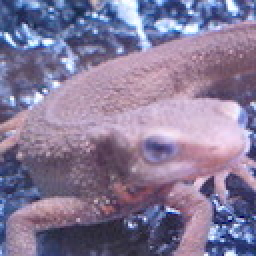
//> input picture OpenCV/data/imori.jpg, 128 x 128 px (shown 2 times larger)
$ ./80_gabor_feature_extraction   (built with g++ and OpenCV 4)
//> lines starting //> are read from the running program, lines starting //| are printed output that depends on the picture
### OpenCV/Presentation01/gaborLib.hpp
#ifndef GABOR_H
#define GABOR_H
#include <iostream>
#include <opencv2/core.hpp>

cv::Mat getGaborKernel(
            int K=11,
            double sigma=1.5, // 1.5
            double angle=0,
            double lamda=3, // 3
            double gamma=1.2, // 1.2
            double psi=0
        )
{
    /* Formula for Gabor Kernel */
    // x' = cosA * x + sinA * y
    // y' = -sinA * x + cosA * y
    // G(y, x) = exp(-(x'^2 + g^2 y'^2) / 2 s^2) * cos(2 pi x' / l + p)

    /* Kernel's size has to be odd */
    assert (K % 2 != 0);

    double gabor;
    int d = K/2; // distance from center of the kernel
    cv::Mat out = cv::Mat::zeros(K, K, CV_64F);

    for (int y = 0; y < K; y++){
        for (int x = 0; x < K; x++){

            double theta = (angle / 180) * CV_PI;
            int cx = x - d;
            int cy = y - d;
            double co = std::cos(theta);
            double si = std::sin(theta);
            // kernel x and kernel y
            double kx = co*cx + si*cy;
            double ky = -si*cx + co*cy;

            // compute for each pixel
            gabor = std::exp(-(kx*kx + gamma*gamma * ky*ky)/(2 * sigma*sigma))
                * std::cos(2 * CV_PI * kx/lamda + psi);
            out.at<double>(y, x) = gabor;
        }
    }

    return out;
}

// [0, 255] Normalization
// [19 lines left out: function getNormalizedKernel, not called in this run]

cv::Mat filter2D(cv::Mat img, cv::Mat kernel)
{
    int k_size = kernel.rows;
    int img_h = img.rows;
    int img_w = img.cols;

    // distance from center to its frame of the kernel
    int pad = k_size / 2;
    double val;

    cv::Mat result = cv::Mat::zeros(img_h, img_w, CV_64F);
    // loop through each pixel
    for (int y = 0; y < img_h; y++){
        for (int x = 0; x < img_w; x++){
            val = 0;
            // cp image block
            for (int py = -pad; py < pad+1; py++){
                for (int px = -pad; px < pad+1; px++){
                    if ((px + x >= 0)
                        && (py + y >= 0)
                        && (px + x < img_w)
                        && (py + y < img_h))
                    {
                        uchar imgPixel = img.at<uchar>(y+py, x+px);
                        val += kernel.at<double>(py+pad, px+pad) * imgPixel;
                    }
                }
            }
            /* std::cout << val << '\n'; */
            result.at<double>(y, x) = val;
        }
    }

    // Normalize [0, 255] and Prepare for output
    cv::Mat out = cv::Mat::zeros(img_h, img_w, CV_8UC1);

    double minVal, maxVal;
    cv::minMaxLoc(result, &minVal, &maxVal);

    double range = maxVal - minVal;
    double unit = range / 255;
    /* printf("range = %lf, unit = %lf\n", range, unit); */

    for (int y = 0; y < img_h; y++){
        for (int x = 0; x < img_w; x++){
            // get the computed value
            val = result.at<double>(y, x);
            uchar rval = (uchar)std::round((val - minVal)/unit);
            out.at<uchar>(y, x) = rval;
        }
    }

    return out;
}

// [33 lines left out: function getMinMaxFilter, not called in this run]
#endif

### OpenCV/Presentation01/80_gabor_feature_extraction.cpp
#include <iostream>
#include <cmath>
#include <opencv2/core.hpp>
#include <opencv2/highgui.hpp>
#include <opencv2/imgproc.hpp>
#include <queue>
#include "gaborLib.hpp"

int main()
{
    cv::Mat img = cv::imread("../data/imori.jpg", cv::IMREAD_GRAYSCALE);
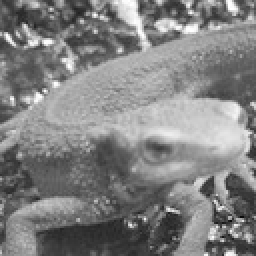
//> img: 128 rows x 128 cols, CV_8UC1 (shown 2 times larger); min 8, max 255, mean 129.1

    // getGaborKernel(ksize, sigma, angle, lambda, gamma, psi)
    int ksize = 11;
    double sigma = 1.5, angle = 0, lambda = 3, gamma = 1.2, psi = 0;

    std::vector<cv::Mat> gaborKernels;
    for (; angle <= 3*45; angle+=45){
        cv::Mat gbk = getGaborKernel(ksize, sigma, angle, lambda, gamma, psi);
        gaborKernels.push_back(gbk);
    }

    cv::Mat out = cv::Mat::zeros(img.rows, img.cols, CV_32F);
    double _, maxVal;
    for (auto gaborKernel : gaborKernels){
        out += filter2D(img, gaborKernel);
        cv::minMaxLoc(out, &_, &maxVal);
        out /= maxVal;
    }
//> this loop made 4 passes
//> maxVal on passes 1 to 4: 255, 255.6, 255.9, 255.5
//> pass 1, `out += filter2D(img, gaborKernel);`:
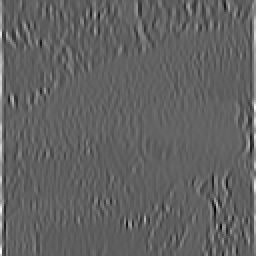
//> out: 128 rows x 128 cols, CV_32FC1 (shown 2 times larger); min 0, max 255, mean 97.9
//> pass 2, `out += filter2D(img, gaborKernel);`:
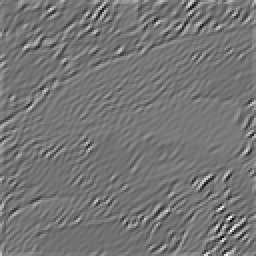
//> out: 128 rows x 128 cols, CV_32FC1 (shown 2 times larger); min 0.345, max 255.6, mean 118.9; drawn with min black and max white
//> after the loop:
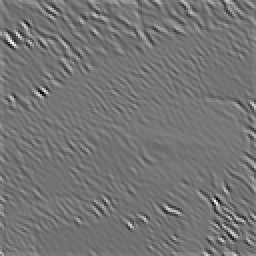
//> out: 128 rows x 128 cols, CV_32FC1 (shown 2 times larger); min 0.000943, max 1, mean 0.458
//> after the loop, maxVal = 255.5

    cv::imshow("out", out);
    // write output to disk
    /* cv::imwrite("Results/final_out.png", 255*out); */

    cv::waitKey(0);
    cv::destroyAllWindows();
    return 0;
}

$ run again, with OpenCV/data/eyes1.jpg copied over OpenCV/data/imori.jpg
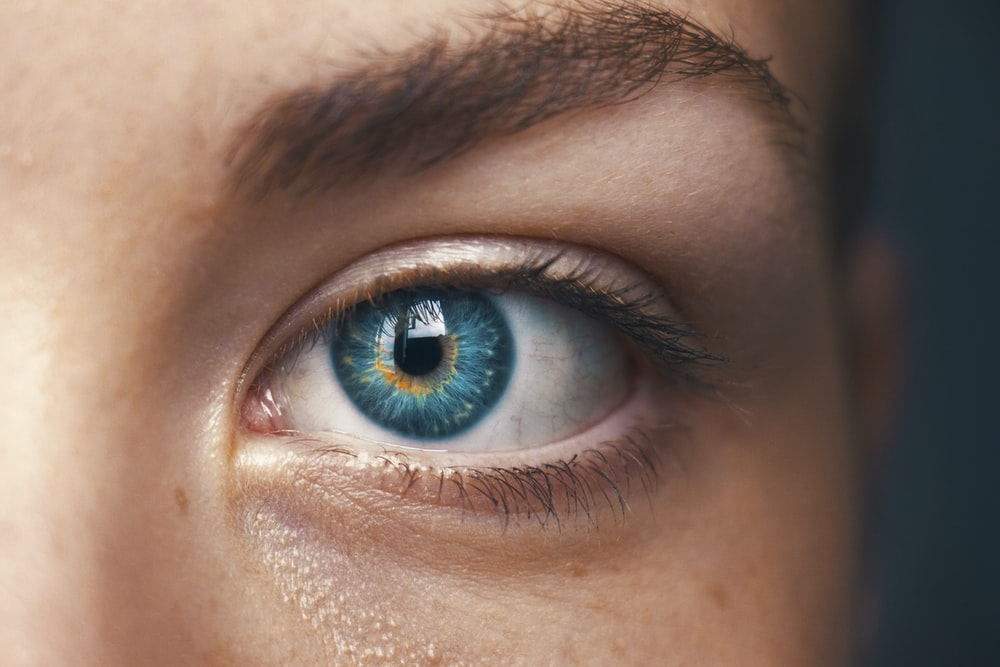
//> input picture OpenCV/data/eyes1.jpg, 1000 x 667 px
//> `cv::Mat img = cv::imread("../data/imori.jpg", cv::IMREAD_GRAYSCALE);`:
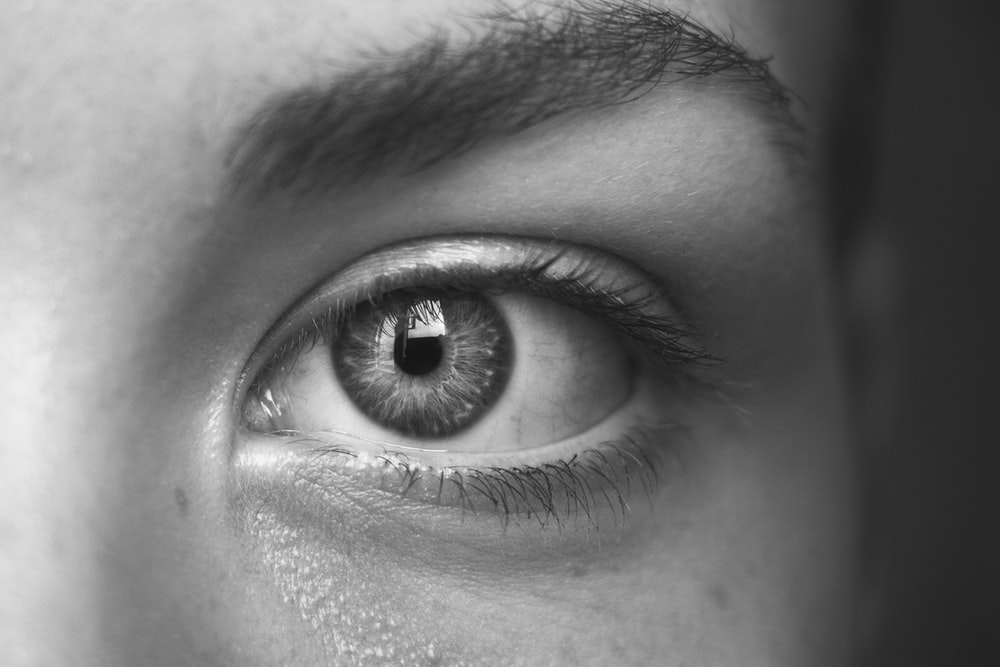
//> img: 667 rows x 1000 cols, CV_8UC1; min 16, max 255, mean 115.5
//> the loop `for (auto gaborKernel : gaborKernels)` made 4 passes
//> maxVal on passes 1 to 4: 255, 255.6, 255.6, 255.4
//> pass 2, `out += filter2D(img, gaborKernel);`:
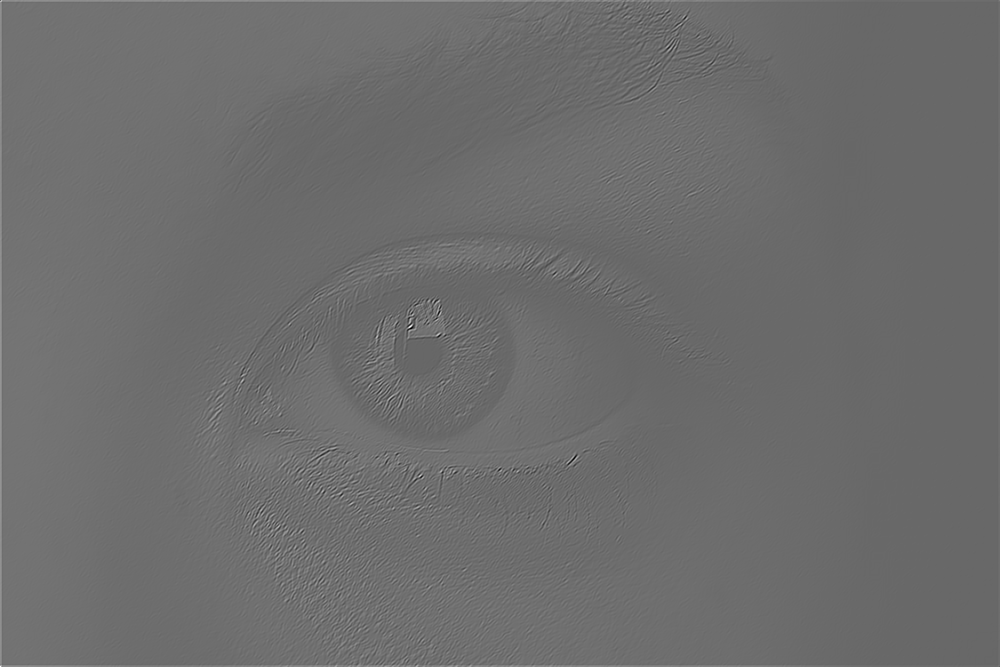
//> out: 667 rows x 1000 cols, CV_32FC1; min 0.498, max 255.6, mean 110.2; drawn with min black and max white
//> after the loop `for (auto gaborKernel : gaborKernels)`: maxVal = 255.4

$ run again, with OpenCV/data/eyes2.jpg copied over OpenCV/data/imori.jpg
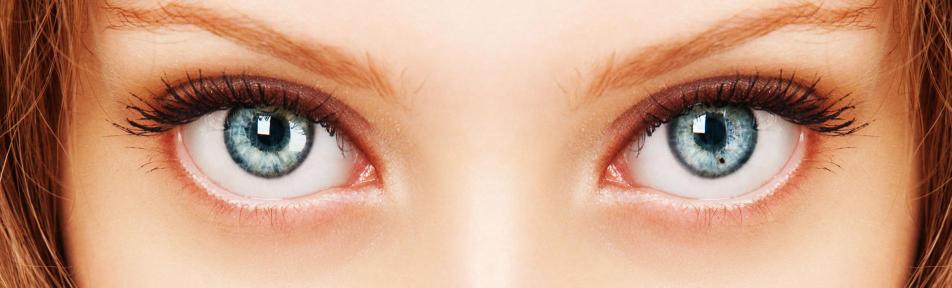
//> input picture OpenCV/data/eyes2.jpg, 1903 x 575 px (shown at 1/2 size)
//> the loop `for (auto gaborKernel : gaborKernels)` made 4 passes
//> maxVal on passes 1 to 4: 255, 255.7, 255.6, 255.5
//> pass 1, `out += filter2D(img, gaborKernel);`:
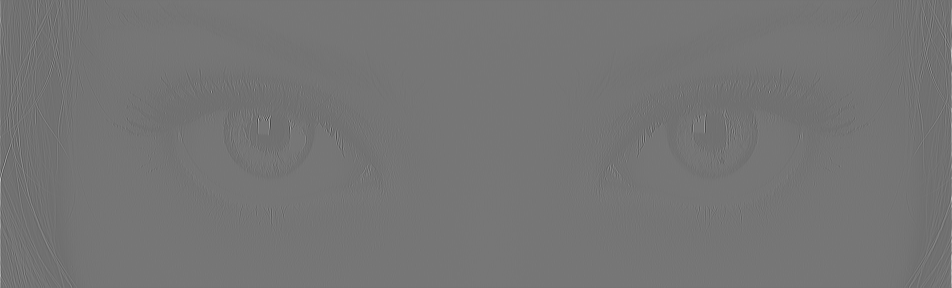
//> out: 575 rows x 1903 cols, CV_32FC1 (shown at 1/2 size); min 0, max 255, mean 116.6
//> after the loop `for (auto gaborKernel : gaborKernels)`:
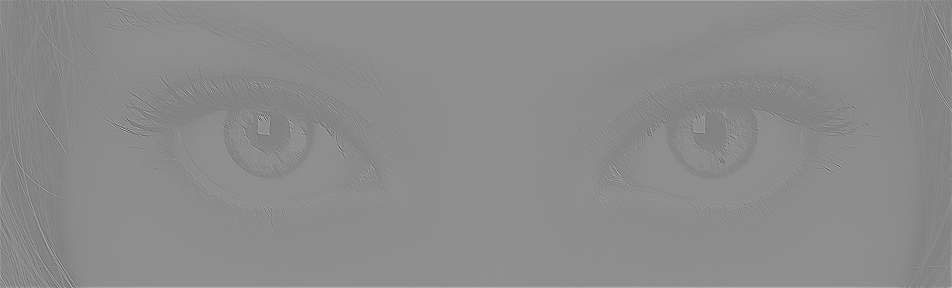
//> out: 575 rows x 1903 cols, CV_32FC1 (shown at 1/2 size); min 0.000956, max 1, mean 0.547
//> after the loop `for (auto gaborKernel : gaborKernels)`: maxVal = 255.5
